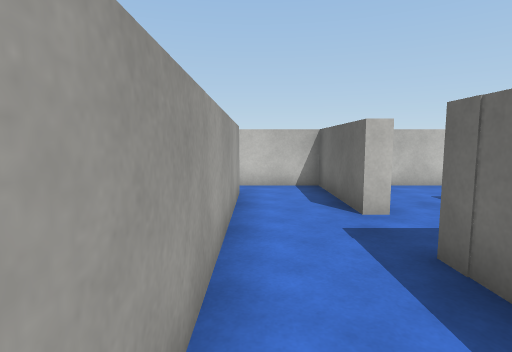
[1] (above)

19 first-person views from a walk through a scene from a Unity 3-D project. The camera is 1.3 m above the floor, tilts 6° down and sees 80° across. The floor is counted in squares, 1 m on a side. Each view is taken from the middle of a square. On the plan, view 1 faces up. The plan holds only what a view shows up to about 14 squares ahead; the rest is blank. Surface patterns are stand-ins for the level's own textures.

[2]
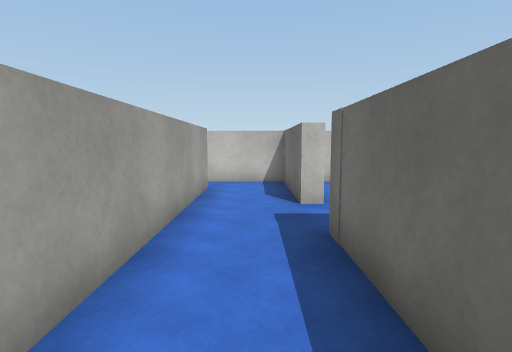

[3]
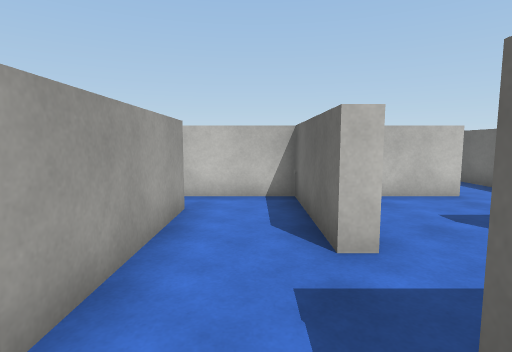

[4]
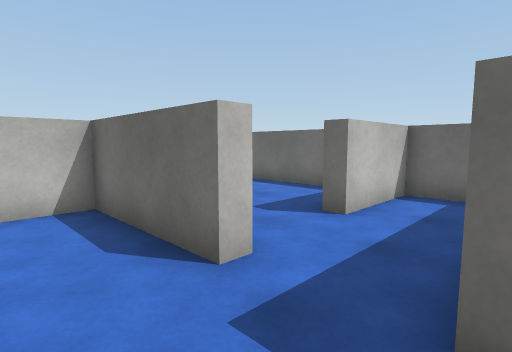

[5]
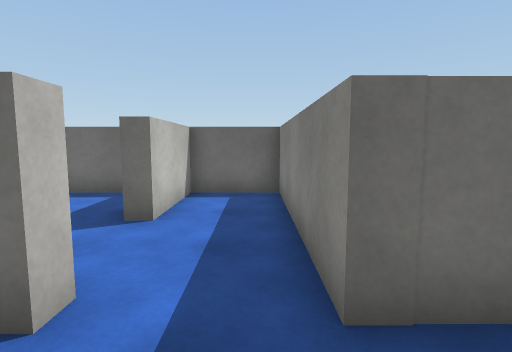

[6]
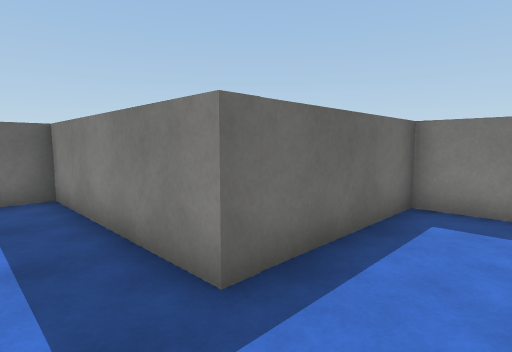

[7]
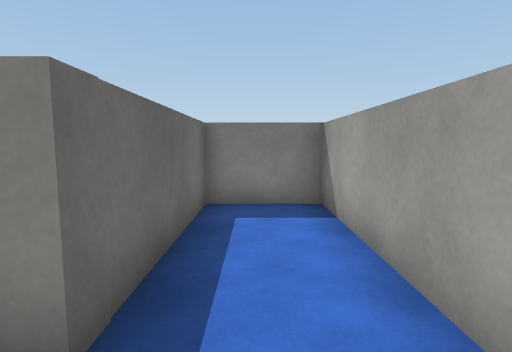

[8]
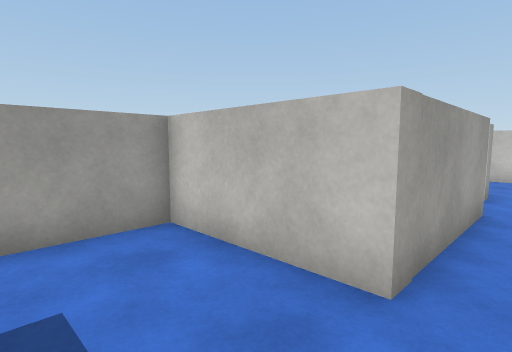

[9]
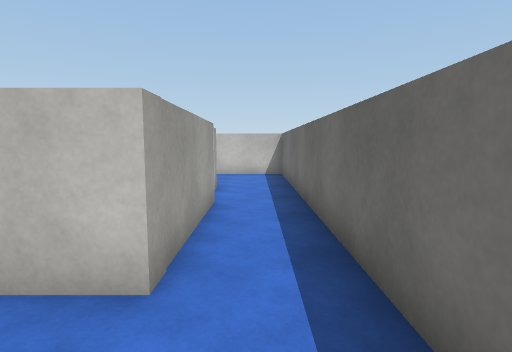

[10]
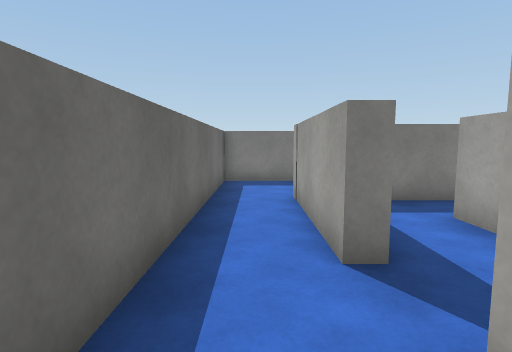

[11]
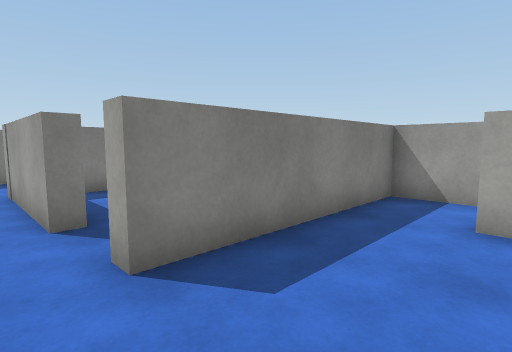

[12]
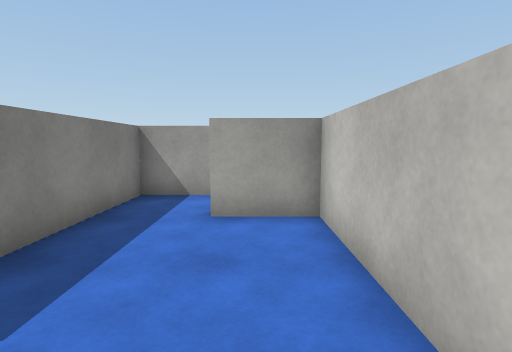

[13]
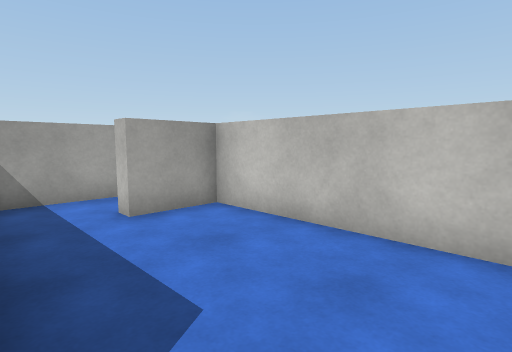

[14]
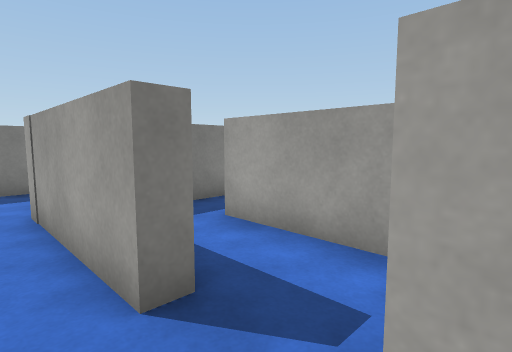

[15]
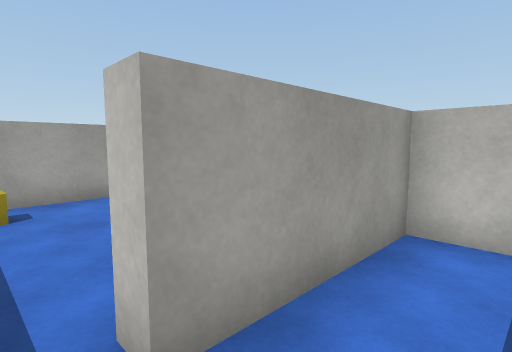

[16]
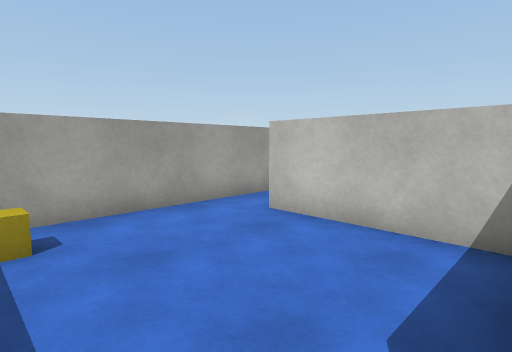

[17]
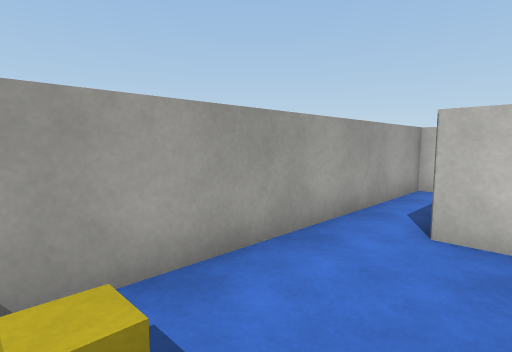

[18]
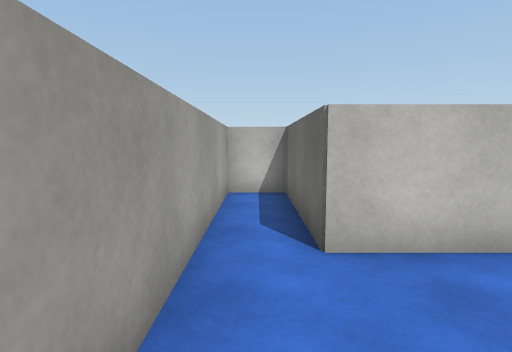

[19]
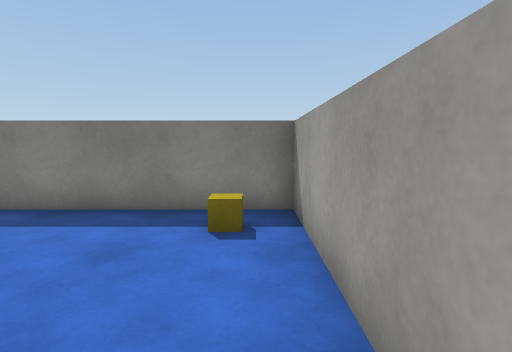

### Floor plan
Points are (right, up) in squares from view 1. A wall is a line through its corners. A room is listed if a view was taken in it or the views show most of it. See-through windows are left out.
Room 1 (views 1, 2, 3, 4, 5, 6, 7)
walls: (2.5, 5.5) (2.1, 5.5) (2.1, 9.5) (-0.9, 9.5); (-0.4, 8.1) (-0.4, -1.6) (2.1, -1.6) (2.1, 3.4)
ways out: opening at (2, 4.5) to room 2; opening at (-1, 9)
Room 2 (views 8, 9)
walls: (5.5, 6.3) (8.1, 6.3) (8.1, 9.5); (6.1, 9.5) (2.5, 9.5) (2.5, 7.2); (8.1, 5.7) (5.1, 5.7) (5.1, 6.2); (2.1, 3.4) (8.1, 3.4) (8.1, 6)
ways out: opening at (2, 4.5) to room 1; opening at (7, 10) to room 6
Room 3 (views 10, 11, 12, 13, 14)
walls: (-0.7, 18.9) (-0.7, 16.1) (5.8, 16.1) (5.8, 15.6); (8.1, 15.5) (8.1, 20.2) (1.6, 20.2) (1.6, 18.2) (1, 18.2)
ways out: opening at (6.5, 16) to room 6
Room 4 (view 15)
walls: (3.4, 10) (4.6, 10)
ways out: opening at (3, 11) to room 5; opening at (4.5, 12.5) to room 6
Room 5 (views 16, 17, 18, 19)
walls: (2.8, 15.6) (-1.2, 15.6) (-1.2, 20.2) (-2.7, 20.2) (-2.7, 10) (3.4, 10); (3.5, 11.7) (3, 11.7)
ways out: opening at (3, 11) to room 4
objects: other object (-2, 11)
Room 6 (no view inside)
walls: (5.5, 13.8) (6.1, 13.8) (6.1, 9.5); (5.8, 15.6) (3.5, 15.6) (3.5, 11.7); (8.1, 9.5) (8.1, 15.5)
ways out: opening at (7, 10) to room 2; opening at (6.5, 16) to room 3; opening at (4.5, 12.5) to room 4

Positions as (right, up) in squares from view 1, and headings:
1: (0, 0), facing up
2: (1, -1), facing up
3: (1, 2), facing up
4: (0, 3), facing up-right
5: (0, 4), facing right
6: (0, 5), facing down-right
7: (1, 5), facing down
8: (7, 7), facing up-left
9: (7, 7), facing up
10: (7, 17), facing down
11: (7, 19), facing down-left
12: (7, 19), facing left
13: (7, 16), facing up-left
14: (7, 16), facing down-left
15: (5, 11), facing up-left
16: (3, 11), facing up-left
17: (0, 11), facing up-left
18: (-2, 12), facing up
19: (-2, 16), facing down
